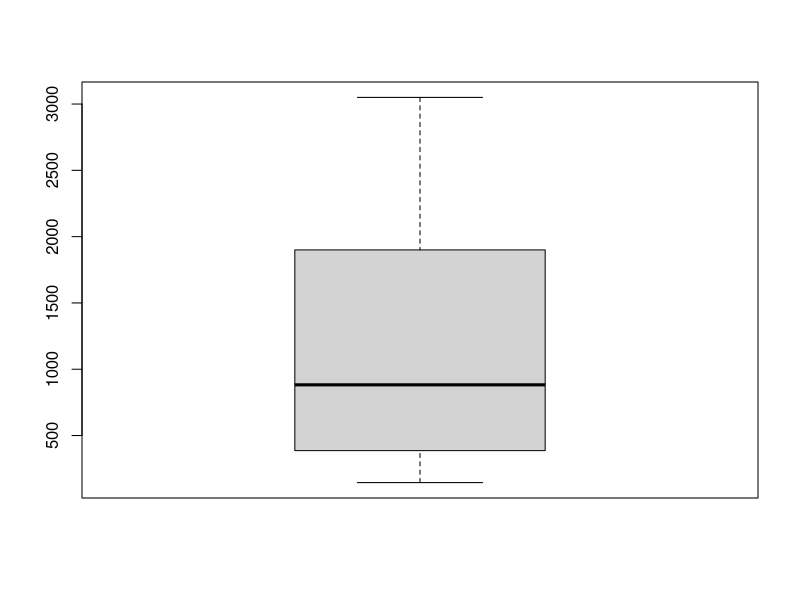
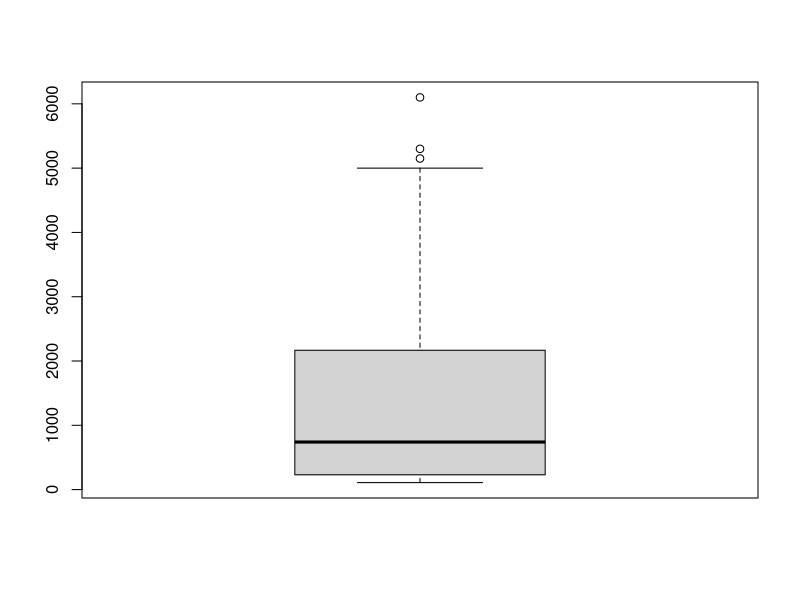

Write the R code that produced these figures, in order.


install.packages(c("car", "forecast"), repos = "http://cran.us.r-project.org")
 
 #missing values 
BB.df <- as.data.frame(read.csv("BaseballData.csv"))
sum(is.na(BB.df))
#no missing value 

# What proportion of players who are free agency eligible are free agents? 
FAEFA=sum((BB.df$free_agency_eligible==1) & (BB.df$free_agent==1))
FAE= sum(BB.df$free_agency_eligible)
round(FAEFA/FAE , 2) 

 
Mike_Name= ifelse(BB.df$player_name =='Mike', 1, 0)
BB.df=as.data.frame(cbind(BB.df, Mike_Name))
sum(BB.df$Mike_Name)

# salary stats of players whose name is not Mike
mean(BB.df[which(BB.df$Mike_Name== 0), 2])
sd(BB.df[which(BB.df$Mike_Name== 0), 2])

# all players salary
mean(BB.df$salary)
sd(BB.df$salary)

# outliers
quantile(BB.df$salary)
IQR=IQR(BB.df$salary)
IQR
#outlier range 
LB=quantile(BB.df$salary)[2] -1.5 *IQR
UB=quantile(BB.df$salary)[4]+1.5 *IQR
outliers= sum(((BB.df$salary>UB) | (BB.df$salary< LB) ))
100*outliers/nrow(BB.df)
# 0.89 % of the data is formed by outliers based on salary. 

#1f. 
#box plot of salary for players named Mike
boxplot(BB.df[which(BB.df$Mike_Name== 1), 2])
#box plot of salary for players not named Mike
boxplot(BB.df[which(BB.df$Mike_Name== 0), 2]) 

## Modeling
set.seed(2)
train.index <- sample(c(1:dim(BB.df)[1]), dim(BB.df)[1]*0.7)  
train.df <- BB.df[train.index, ]
valid.df <- BB.df[-train.index, ]

#M1=lm(BB.df$salary~ BB.df$free_agency_eligible+BB.df$hits+BB.df$strike_outs+BB.df$runs_batted_in+BB.df$Mike_Name, data=train.df)
M1=lm(salary~ free_agency_eligible+hits+strike_outs+runs_batted_in+Mike_Name, data=train.df)
summary(M1)   
#
summary(M1)$coefficients[6,"Pr(>|t|)"]
#  free agency eligible and run batted in are statistically significant at the significance level of 0.001 
#hits and strike_outs and Mike_name are not statistically significant at the level of 0.001. 

# No, name Mike is not statistically significant.  

 
#install.packages("car")
library(car)
vif(M1)>4

M2=step(M1)
summary(M2)
#M2 is salary ~ free_agency_eligible + hits + strike_outs + runs_batted_in
M1S=c(AIC(M1), BIC(M1))
M2S= c(AIC(M2), BIC(M2)) 
M1S
M2S
#M2S both AIC and BIC are lower in M2

# 
#accuracy 
predictM1= predict(M1, data=valid.df)
predictM2= predict(M2, data=valid.df)
#install.packages("forecast", repos = "http://cran.us.r-project.org")
library(forecast)
accuracy(predictM1, valid.df$salary)
accuracy(predictM2, valid.df$salary)
#M2 performs slightly better 

# predictions 
nd=data.frame(free_agency_eligible=c(1,1, 1, 0), hits=c(130,140, 250, 200), strike_outs=c(116,60, 40, 100), runs_batted_in=c(100,50, 100, 100), Mike_Name=c(0,1,0, 1))
predictions1= predict(M1, newdata=nd)
predictions1
nd=cbind(nd, predictions1)
nd
write.csv(nd, "Predictions.csv")
